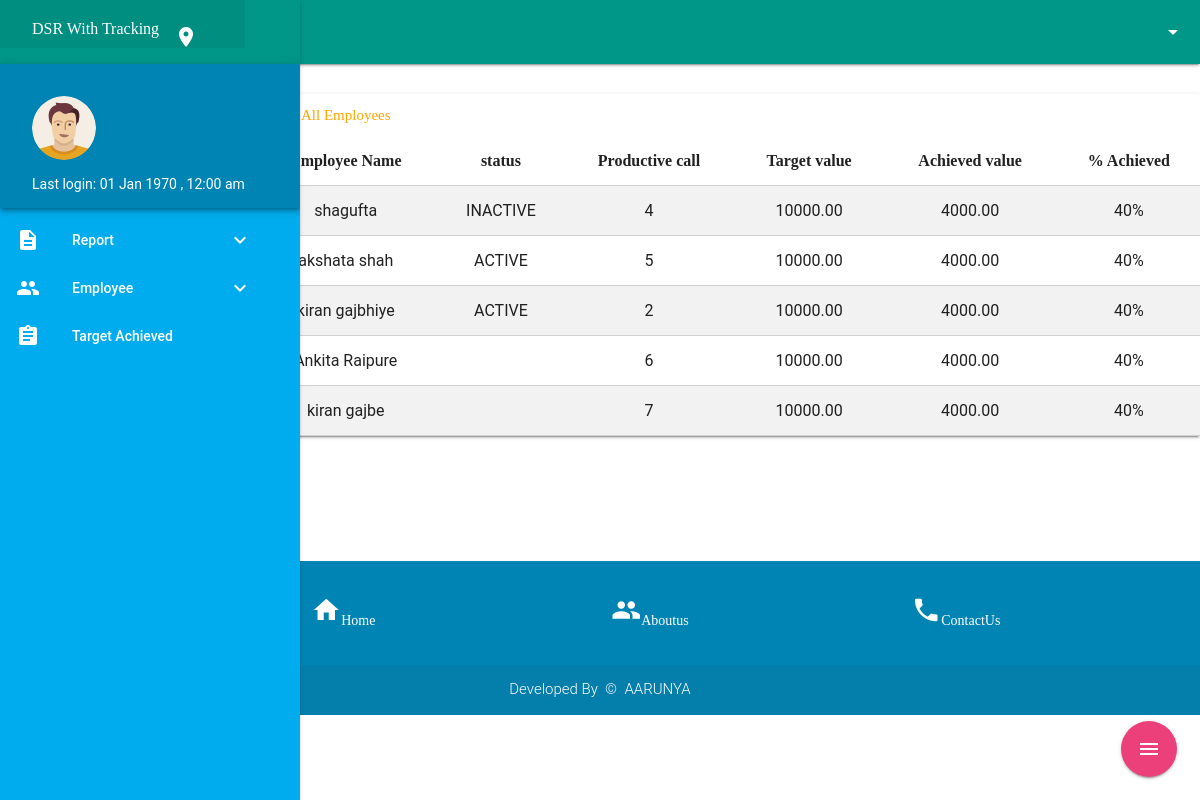
The app's page /index.php/home/employee with its own data.
### tables this page shows
CREATE TABLE `users` (
  `id` int(11) NOT NULL,
  `fullname` varchar(200) NOT NULL,
  `username` varchar(200) NOT NULL,
  `passwd` varchar(200) NOT NULL,
  `userType` varchar(200) NOT NULL,
  `status` varchar(200) NOT NULL,
  `address` varchar(200) NOT NULL,
  `post` varchar(200) NOT NULL,
  `mobileNumber` varchar(200) NOT NULL,
  `emailId` varchar(200) NOT NULL,
  `profilePicture` varchar(200) NOT NULL,
  `createdOn` datetime NOT NULL,
  `updatedOn` datetime NOT NULL
);

### application/views/utility/_includes/template.php (called while the page is built)
<?php
	$this->load->view('utility/_includes/header');
	$this->load->view($main_content);
	$this->load->view('utility/_includes/footer');
?>

### application/controllers/Home.php (called while the page is built, shortened)
<?php
	class Home extends CI_Controller
	{
		public function __construct()
		{
			$this->load->model('m_main');
			$this->load->library('mobilemessage');
		}
		public function employee()
		{
			$data['user_data'] = $this->m_main->get_employee_data($this->session->userdata('uid'));
			$data['employee_list'] = $this->m_main->get_list_employee();
			$data['main_content']='utility/employee';
			$this->load->view('utility/_includes/template',$data);
		}
	}
?>

### index.php (called while the page is built, shortened)
<?php
require_once BASEPATH.'core/CodeIgniter.php';

### application/libraries/Cdate.php (called while the page is built, shortened)
<?php
	class Cdate
	{
		public function mydatetime_short($udate)
		{
			$pdate = strtotime($udate);
			$today = date("d M Y , h:i a",$pdate);
			return $today;
		}
	}

### application/models/m_main.php (called while the page is built, shortened)
<?php
	class M_main extends CI_Model
	{
		public function get_list_employee()
		{
			$employee_list = $this->db->select('*')
								   ->from('users')
								   ->where('userType','employee')
								   ->order_by('createdOn','DESC')
								   ->get();
			return $employee_list->result();
		}
    }
?>

### application/views/utility/employee.php (the view, shortened to what this page needs)
<div class="col m9 ">
<div class="card" style="padding-left:21%;">
<div class="card-title-custom" style="padding:10px; font-size:18x;font-family:verdana;color:orange;"><i class="material-icons left black-text">person</i> All Employees</div>
<table class="responsive-table centered bordered striped">
      <thead style="font-family:times new roman;">
        <tr>
            <th>Employee Name</th>
            <th>status</th>
            <th>Productive call</th>
            <th>Target value</th>
            <th>Achieved value</th>
            <th>% Achieved</th>
        </tr>
      </thead>
      <tbody>
      <?php
		foreach ($employee_list as $key => $value)
		{
	?>
      <tr class="clickable-row" data-href="<?=base_url()."home/profile/$value->id"?>">
          <td class="custom-table-border-body"><?=$value->fullname;?></td>
          <td class="custom-table-border-body"><?=$value->status;?></td>
          <td class="custom-table-border-body"><?=$value->id;?></td>
          <td class="custom-table-border-body">10000.00</td>
          <td class="custom-table-border-body">4000.00</td>
          <td class="custom-table-border-body"> 40%</td>
        </tr>
        <?php
        }
        ?>
      </tbody>
    </table>
    </div>
  </div>

### application/views/utility/_includes/header.php (shortened to what this page needs)
<?php
  $assetsbasepath = base_url()."assets/";
?>
<html lang="en">
  <head>
    <link href="<?=$assetsbasepath; ?>fonts/icons/icons.css" rel="stylesheet">
    <link href="<?=$assetsbasepath; ?>css/materialize.min.css" type="text/css" rel="stylesheet" media="screen,projection"/>
    <link href="<?=$assetsbasepath; ?>plugins/font-awesome-4.7.0/css/font-awesome.min.css" rel="stylesheet" />
    <link href="<?=$assetsbasepath; ?>css/style.css" type="text/css" rel="stylesheet" media="screen,projection"/>
  </head>
  <body>
      <div class="navbar-fixed">
        <nav>
          <div class="nav-wrapper teal">
                     <ul class="right hide-on-med-and-down">
              <li><a class="dropdown-button" href="#!" data-activates="userloggedin"><?=$this->session->userdata('fullname'); ?><i class="material-icons right">arrow_drop_down</i></a></li>
            </ul>
          </div>
          </div>
      <div class="fixed-action-btn">
    <a class="btn-floating btn-large pink lighten-1">
      <i class="material-icons white-text">menu</i>
    </a>
  </div>
		<header>
	   <ul id="slide-out" class="side-nav fixed " style="background-color:#00aced;">
     <nav>
     <div class="nav-wrapper teal">
     <a href="<?=base_url()."home/home"?>" class="brand-logo" style="font-size:16px;font-family:algerian;padding-top:5px;color:white;">
     <i class="material-icons small white-text right">location_on</i>
     DSR With Tracking</a>
    </div>
      </nav>
        <li>
         <div class="userView z-depth-2" style="background-color:#0084b4;">
            <a href="#!user"><img class="circle" src="<?=base_url()."assets/images/person.png"?>"></a>
            <ul style="font-size: 14px !important;color:white; padding:0px;">
            <li style="font-size: 14px !important;color:white">Last login: <?=$this->cdate->mydatetime_short($user_data->updatedOn); ?></li>
            </ul>
        </div></li>
		 <li class="no-padding">
          <ul class="collapsible collapsible-accordion">
            <li class="bold"  ><a class="collapsible-header  waves-effect waves-teal white-text"><i class="material-icons white-text left">description</i>Report<i class=" material-icons right white-text">expand_more</i></a>
			   <li class="bold"><a class="collapsible-header  waves-effect white-text waves-teal"><i class="material-icons white-text">group</i>Employee<i class=" material-icons right white-text">expand_more</i></a>
            </li>
			<li class="bold"><a class="collapsible-header  waves-effect  white-text waves-teal"><i class="material-icons small white-text">assignment</i>Target Achieved</a></li>
            </li>
       </ul>
	   </header><br/>

### application/views/utility/_includes/footer.php (shortened to what this page needs)
<br/><br/><br/><br/>
<footer class="page-footer " style="background-color:#0084b4;">
<div class="row">
              <div class="col m3 offset-m3">
			  <p style="color:white;font-size:14px; font-family:verdana;"><i class="material-icons small white-text">home</i>Home</p>
			  </div>
			  <div class="col m3">
			  <p style="color:white;font-size:14px; font-family:verdana;"><i class="material-icons small white-text">people</i>Aboutus</p>
			  </div>
			  <div class="col m3">
			  <p style="color:white;font-size:14px; font-family:verdana;"><i class="material-icons small white-text">phone</i>ContactUs</p>
			  </div>
</div>
	<div class="footer-copyright white-text">
	<div class="row" style="margin-bottom: 0px;">
		<span class="right footer-text-link col m12">
			Developed By &nbsp;&copy; &nbsp;<a class="white-text" target="_blank">AARUNYA</a>
		</span>
	</div>
	</div>
</footer>
  </body>
</html>

### records on screen
users: fullname "shagufta", status "INACTIVE", id "4"
users: fullname "akshata shah", status "ACTIVE", id "5"
users: fullname "kiran gajbhiye", status "ACTIVE", id "2"
users: fullname "Ankita Raipure", id "6"
users: fullname "kiran gajbe", id "7"

### other values on screen
$this->cdate->mydatetime_short($user_data->updatedOn) "01 Jan 1970 , 12:00 am"
